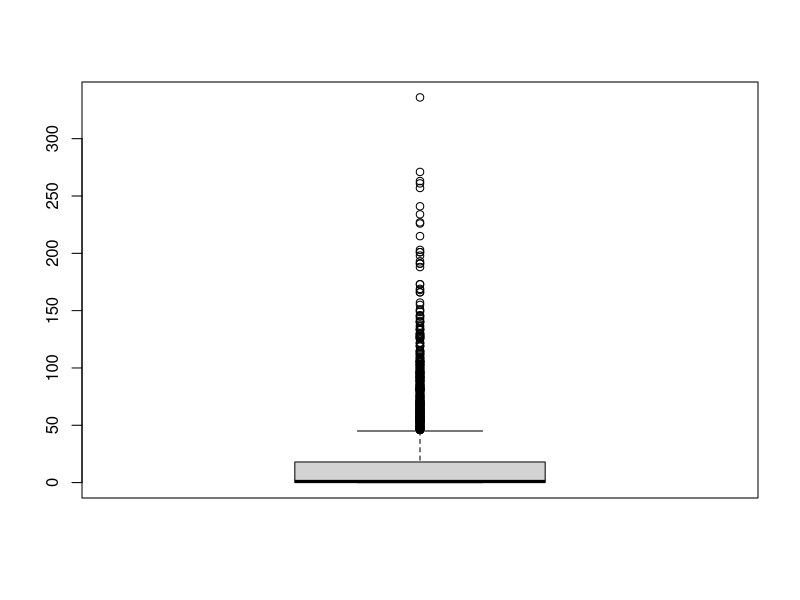
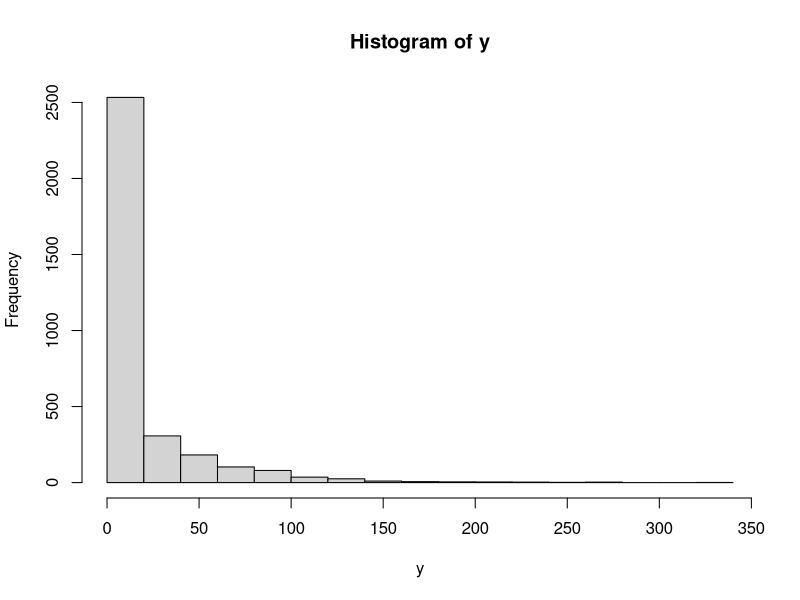
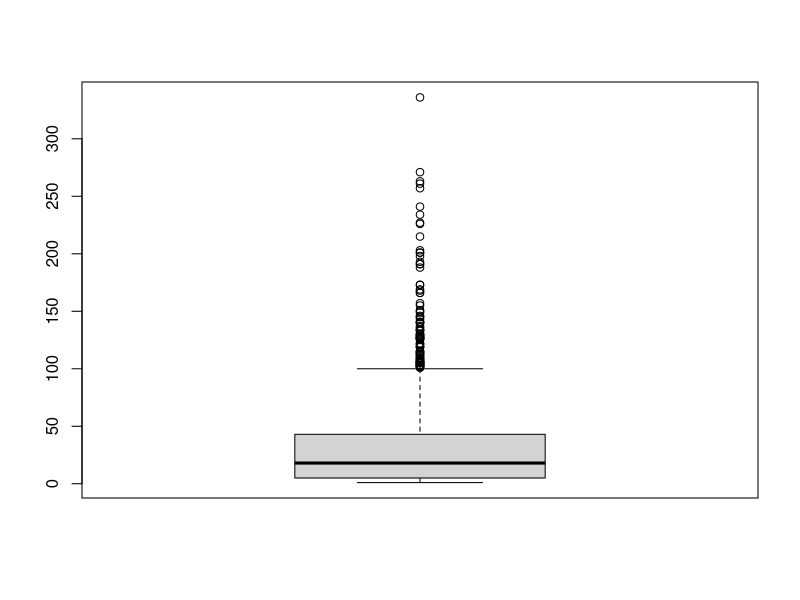
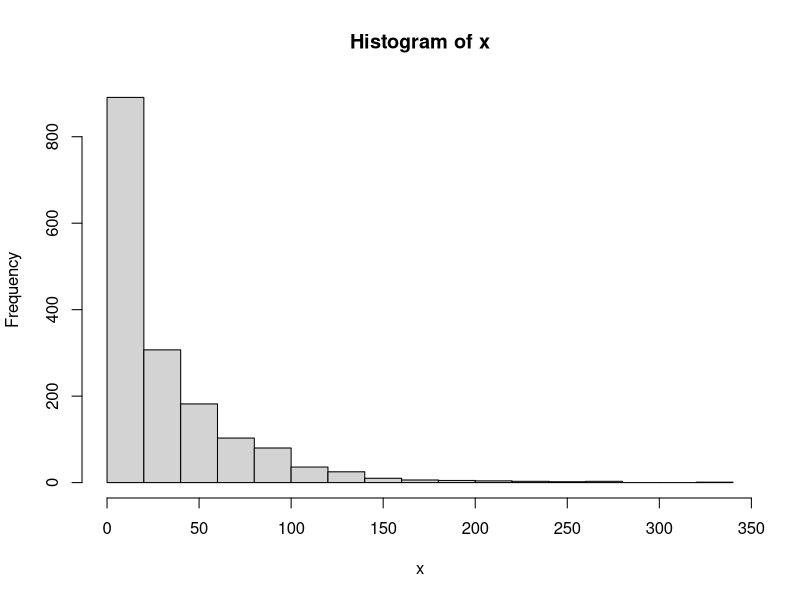
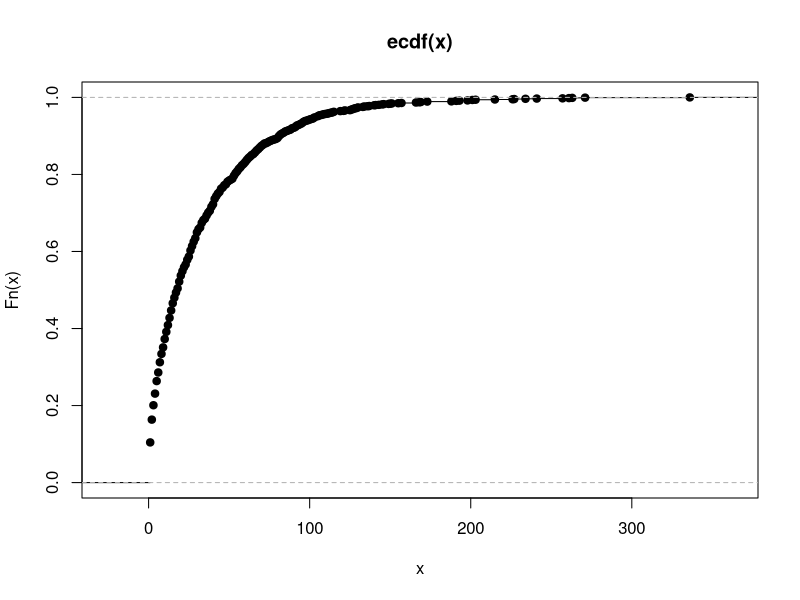
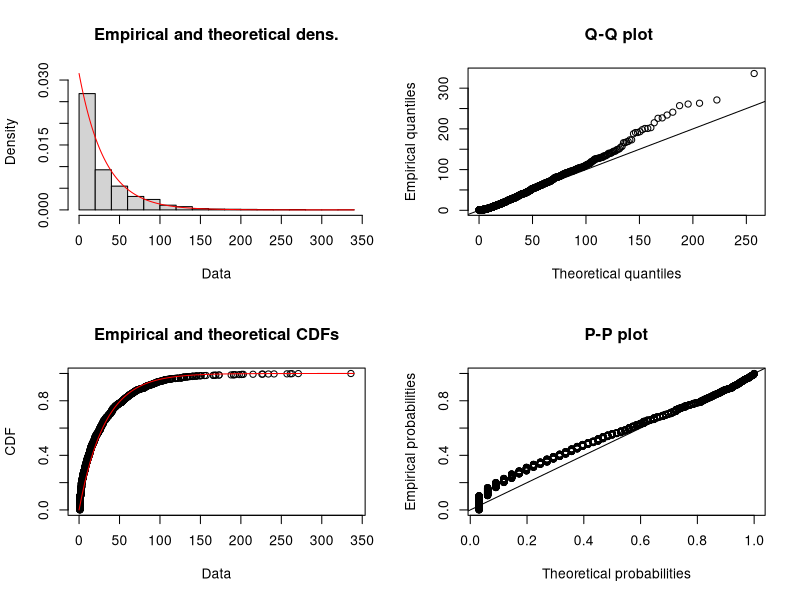
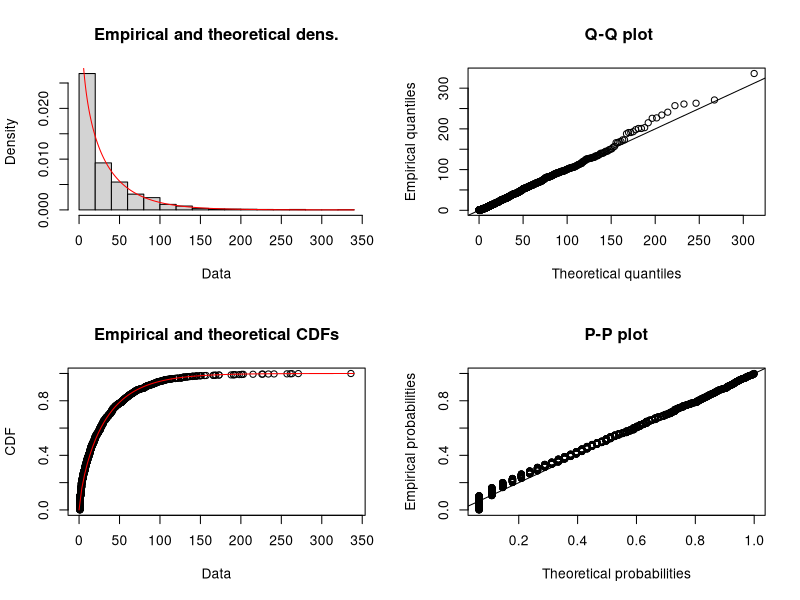

Source code (R) for these figures, in order:
## ---- chunk 1
knitr::opts_chunk$set(echo = TRUE)
## ---- chunk 2
de_bilt <- read.table(file = '../KNMI_20160831.txt',header = FALSE, skip = 12,sep = ',')
names(de_bilt) <- c("station","yyymmdd","rainfall")
## ---- chunk 3
mese <- substr(de_bilt$yyymmdd,5,6)
sel<-mese == "04"
y <- de_bilt$rainfall[sel]
## ---- chunk 4
summary(y)

y[y < 0] <- 0
summary(y)

boxplot(y)
hist(y)

mean(y > 0,na.rm = TRUE)

## ---- chunk 5
x <- y[y > 0]
boxplot(x)
hist(x)

plot(ecdf(x))

quantile(x,prob=0.9,na.rm = TRUE)

library(fitdistrplus)

z <- as.numeric(na.omit(x))
## ---- chunk 6

fitmle <- fitdist(z, distr = "exp")
fitmle
plot(fitmle)

lambda <- fitmle$estimate
lambda

pexp(200,lambda)
1-pexp(200,lambda)
## ---- chunk 7

fitmle <- fitdist(z, distr = "gamma")
fitmle
plot(fitmle)

## ---- chunk 8

## ---- chunk 9

## ---- chunk 10
